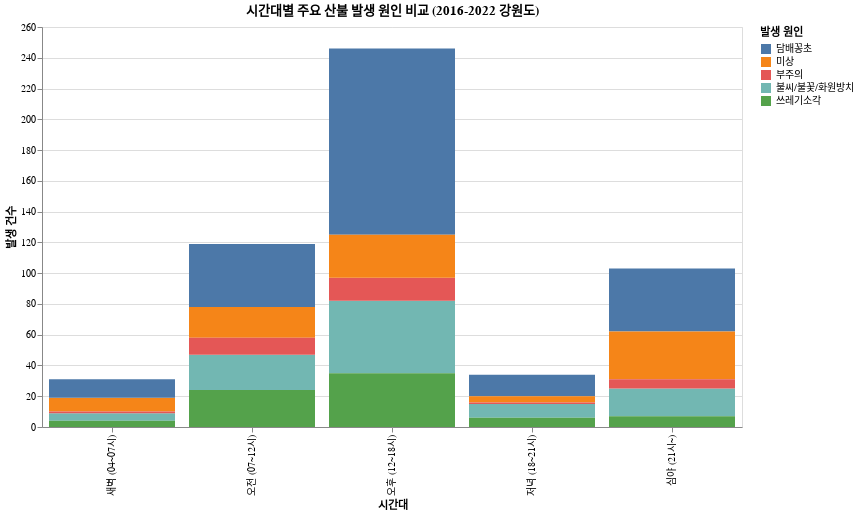

The code cell stored with this chart in its notebook:
### Code cell
import pandas as pd
import altair as alt

# 데이터 불러오기
df = pd.read_csv('../data/강원도_2016-2022.csv', encoding='utf-8')

# 시(hour) 정보 추출
df['hour'] = (
    df['FIRE_OCRN_HR']
    .astype(str).str.zfill(6).str[:2]
    .pipe(pd.to_numeric, errors='coerce')
)
df = df.dropna(subset=['hour']).copy()
df['hour'] = df['hour'].astype(int)

# 시간대 분류
def get_time_of_day(hour):
    if 4 <= hour < 7:
        return '새벽 (04~07시)'
    elif 7 <= hour < 12:
        return '오전 (07~12시)'
    elif 12 <= hour < 18:
        return '오후 (12~18시)'
    elif 18 <= hour < 21:
        return '저녁 (18~21시)'
    else:
        return '심야 (21시~)'

df['time_of_day'] = df['hour'].apply(get_time_of_day)

# 결측치 처리
df['IGTN_HTSRC_SCLSF_NM'] = df['IGTN_HTSRC_SCLSF_NM'].fillna('원인미상')

# 상위 5개 원인만 선택
top_causes = df['IGTN_HTSRC_SCLSF_NM'].value_counts().nlargest(5).index
df_top = df[df['IGTN_HTSRC_SCLSF_NM'].isin(top_causes)].copy()

# 시간대 순서
time_order = ['새벽 (04~07시)', '오전 (07~12시)', '오후 (12~18시)', '저녁 (18~21시)', '심야 (21시~)']
df_top['time_of_day'] = pd.Categorical(df_top['time_of_day'], categories=time_order, ordered=True)

# Altair 시각화
chart = (
    alt.Chart(df_top)
    .mark_bar()
    .encode(
        x=alt.X('time_of_day:N', title='시간대', sort=time_order),
        y=alt.Y('count():Q', title='발생 건수'),
        color=alt.Color('IGTN_HTSRC_SCLSF_NM:N', title='발생 원인'),
        tooltip=['time_of_day', 'IGTN_HTSRC_SCLSF_NM', alt.Tooltip('count()', title='발생 건수')]
    )
    .properties(
        title='시간대별 주요 산불 발생 원인 비교 (2016-2022 강원도)',
        width=700,
        height=400
    )
)

chart.interactive()  # 줌, 팬, 툴팁 가능

### Figure 1 — Vega-Lite specification as saved in the notebook (floating-point values rounded to 4 significant figures; data arrays with more than 128 entries replaced by an {"elided": "..."} marker saying what was removed)
{"config": {"view": {"continuousWidth": 300, "continuousHeight": 300}}, "data": {"name": "data-78ac1e5e16a6ed59695079061b053683"}, "mark": {"type": "bar"}, "encoding": {"color": {"field": "IGTN_HTSRC_SCLSF_NM", "title": "발생 원인", "type": "nominal"}, "tooltip": [{"field": "time_of_day", "type": "ordinal"}, {"field": "IGTN_HTSRC_SCLSF_NM", "type": "nominal"}, {"aggregate": "count", "title": "발생 건수", "type": "quantitative"}], "x": {"field": "time_of_day", "sort": ["새벽 (04~07시)", "오전 (07~12시)", "오후 (12~18시)", "저녁 (18~21시)", "심야 (21시~)"], "title": "시간대", "type": "nominal"}, "y": {"aggregate": "count", "title": "발생 건수", "type": "quantitative"}}, "height": 400, "params": [{"name": "param_1", "select": {"type": "interval", "encodings": ["x", "y"]}, "bind": "scales"}], "title": "시간대별 주요 산불 발생 원인 비교 (2016-2022 강원도)", "width": 700, "$schema": "https://vega.github.io/schema/vega-lite/v5.20.1.json", "datasets": {"data-78ac1e5e16a6ed59695079061b053683": {"elided": "533 records"}}}
